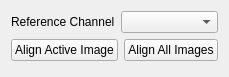
         <widget class="QWidget" name="page_4">
          <property name="geometry">
           <rect>
            <x>0</x>
            <y>0</y>
            <width>206</width>
            <height>77</height>
           </rect>
          </property>
          <attribute name="label">
           <string>Automatic Channel Alignment/Registration</string>
          </attribute>
          <layout class="QVBoxLayout" name="verticalLayout_39">
           <item>
            <layout class="QFormLayout" name="formLayout_35">
             <item row="0" column="1">
              <widget class="QComboBox" name="alignment_channel"/>
             </item>
             <item row="0" column="0">
              <widget class="QLabel" name="label_131">
               <property name="text">
                <string>Reference Channel</string>
               </property>
              </widget>
             </item>
            </layout>
           </item>
           <item>
            <layout class="QGridLayout" name="gridLayout_41">
             <item row="0" column="0">
              <widget class="QPushButton" name="align_active_image">
               <property name="text">
                <string>Align Active Image</string>
               </property>
              </widget>
             </item>
             <item row="0" column="1">
              <widget class="QPushButton" name="align_all_images">
               <property name="text">
                <string>Align All Images</string>
               </property>
              </widget>
             </item>
            </layout>
           </item>
           <item>
            <spacer name="verticalSpacer_58">
             <property name="orientation">
              <enum>Qt::Vertical</enum>
             </property>
             <property name="sizeHint" stdset="0">
              <size>
               <width>20</width>
               <height>40</height>
              </size>
             </property>
            </spacer>
           </item>
          </layout>
         </widget>
